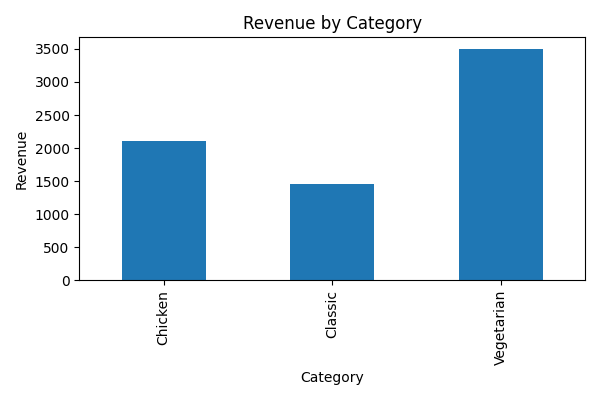

Here is the Python script that generated this plot:
import pandas as pd
import matplotlib.pyplot as plt

df = pd.read_csv("pizza_data.csv")

sales = df.groupby("Category")["Revenue"].sum()

plt.figure(figsize=(6,4))
sales.plot(kind="bar")
plt.title("Revenue by Category")
plt.xlabel("Category")
plt.ylabel("Revenue")
plt.tight_layout()

plt.savefig("pizza_chart.png")
plt.show()
